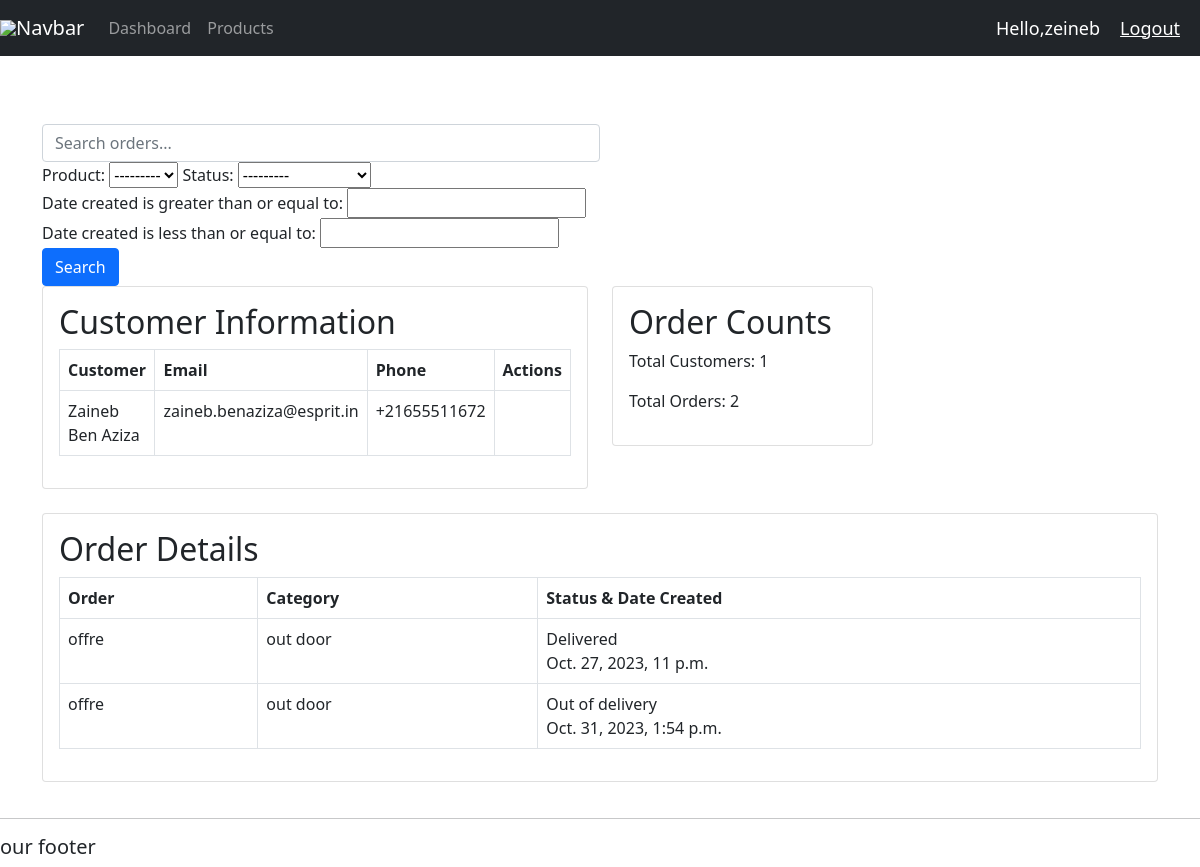
The page /customer/2/ (signed in) on the database its author committed.
### offres/models.py (models this page shows, shortened)
class Customer(models.Model):
    name = models.CharField(max_length=200, null=True)
    phone = models.CharField(max_length=200, null=True)
    email= models.CharField(max_length=200, null=True)
    date_created= models.DateTimeField(auto_now_add=True, null=True)

class Order(models.Model):
    STATUS = (
        ('Pending', 'Pending'),
        ('Out of delivery', 'Out of delivery'),
        ('Delivered', 'Delivered'),
    )
    customer = models.ForeignKey(Customer, null=True, on_delete=models.SET_NULL)
    product = models.ForeignKey(Product, null=True, on_delete=models.SET_NULL)
    date_created = models.DateTimeField(auto_now_add=True, null=True)
    status = models.CharField(max_length=200, null=True, choices=STATUS)

class Product(models.Model):
    CATEGORY = (
        ('Indoor', 'Indoor'),
        ('Outdoor', 'Outdoor'),  # Corrected 'out door' to 'Outdoor'
    )
    name = models.CharField(max_length=200, null=True)
    price = models.FloatField(null=True)
    category = models.CharField(max_length=200, null=True, choices=CATEGORY)
    description = models.CharField(max_length=200, null=True, blank=True)
    date_created = models.DateTimeField(auto_now_add=True, null=True)
    tags = models.ManyToManyField(Tag)
    def __str__(self):
        return self.name  # Corrected from self.product.name

### offres/decorators.py (the view)
        def wrapper_func(request, *args, **kwargs):
            groups = request.user.groups.values_list('name', flat=True)
            if any(group in allowed_roles for group in groups):
                return view_func(request, *args, **kwargs)
            else:
                return HttpResponse('You are not authorized to view this page')

### offres/views.py (called while the page is built)
@login_required(login_url='login')
@allowed_users(allowed_roles=['Admins'])
def customer(request,pk_test):
    customer = Customer.objects.get(id=pk_test)
    orders = customer.order_set.all()
    order_count =orders.count()
    myFilter = OrderFilter(request.GET, queryset=orders)
    orders = myFilter.qs
    context ={'customer':customer,'orders':orders,'order_count':order_count,'myFilter':myFilter}
    return render(request,'offres/customer.html',context)

### offres/templates/offres/customer.html
{% extends 'offres/main.html' %}
{% block content %}
    <div class="container mt-5">
        <div class="row">
            <div class="col-md-12">
                <form method="GET">
                    <div class="form-row">
                        <div class="form-group col-md-6">
                            <input type="text" name="q" class="form-control" placeholder="Search orders...">
                        </div>
                        <div class="form-group col-md-6">
                            {{ myFilter.form }}
                            <button type="submit" class="btn btn-primary">Search</button>
                        </div>
                    </div>
                </form>
            </div>
        </div>
        <div class="row">
            <div class="col-md-6">
                <div class="card">
                    <div class="card-body">
                        <h2 class="card-title">Customer Information</h2>
                        <table class="table table-bordered">
                            <thead>
                                <tr>
                                    <th>Customer</th>
                                    <th>Email</th>
                                    <th>Phone</th>
                                    <th>Actions</th>
                                </tr>
                            </thead>
                            <tbody>
                                <tr>
                                    <td>{{ customer.name }}</td>
                                    <td>{{ customer.email }}</td>
                                    <td>{{ customer.phone }}</td>
                                    <td>
                                    </td>
                                </tr>
                            </tbody>
                        </table>
                    </div>
                </div>
            </div>
            <div class="col-md-3">
                <div class="card">
                    <div class="card-body">
                        <h2 class="card-title">Order Counts</h2>
                        <p>Total Customers: 1</p>
                        <p>Total Orders: {{ orders|length }}</p>
                    </div>
                </div>
            </div>
        </div>
        <div class="row mt-4">
            <div class="col-md-12">
                <div class="card">
                    <div class="card-body">
                        <h2 class="card-title">Order Details</h2>
                        <table class="table table-bordered">
                            <thead>
                                <tr>
                                    <th>Order</th>
                                    <th>Category</th>
                                    <th>Status & Date Created</th>
                                </tr>
                            </thead>
                            <tbody>
                                {% for order in orders %}
                                <tr>
                                    <td>{{ order.product.name }}</td>
                                    <td>{{ order.product.category }}</td>
                                    <td>
                                        {{ order.status }}<br>
                                        {{ order.date_created }}
                                    </td>
                                </tr>
                                {% endfor %}
                            </tbody>
                        </table>
                    </div>
                </div>
            </div>
        </div>
    </div>
{% endblock %}

### offres/templates/offres/navbar.html (shortened to what this page needs)
{% load static %}
<nav class="navbar navbar-expand-lg navbar-dark bg-dark">
    <img src="{% static '' %}">
    <a class="navbar-brand" href="#">Navbar</a>
    <div class="collapse navbar-collapse" id="navbarNav">
      <ul class="navbar-nav">
        {% if request.user.is_staff %}
        <li class="nav-item active">
          <a class="nav-link" href="{% url 'home' %}">Dashboard</a>
        </li>
        <li class="nav-item">
          <a class="nav-link" href="{% url 'products' %}">Products</a>
        </li>
        {% endif %}
      </ul>
    </div>
    <span class="hello-msg">Hello,{{request.user}}</span>
    <span><a href="{% url 'logout' %}"  class="hello-msg">Logout</a></span>
  </nav>

### static/css/main.css (style rules this page uses)
body, h1, h2, h3, p { margin: 0; padding: 0; }
body { background-color: #3498db; font-family: Arial, sans-serif; line-height: 1.6; }
.container { max-width: 1200px; margin: 0 auto; padding: 20px; }
h2 { font-size: 24px; margin-bottom: 15px; }
p { margin-bottom: 15px; }
.btn { display: inline-block; padding: 10px 20px; background-color: #007BFF; color: #fff; border: none; cursor: pointer; }
.btn-primary { background-color: #007BFF; }
a { text-decoration: none; color: #007BFF; }

### offres/templates/offres/navbar.html (style rules this page uses)
.hello-msg { font-size: 18px; color : #fff ; margin-right: 20px; }

### rows shown on the page
Customer: name "Zaineb Ben Aziza", email "zaineb.benaziza@esprit.in", phone "+21655511672"
Order: product.name "offre", product.category "out door", status "Delivered", date_created "Oct. 27, 2023, 11 p.m."
Order: product.name "offre", product.category "out door", status "Out of delivery", date_created "Oct. 31, 2023, 1:54 p.m."

### other values the page prints
{{ request.user }} "zeineb"
{{ orders|length }} "2"
